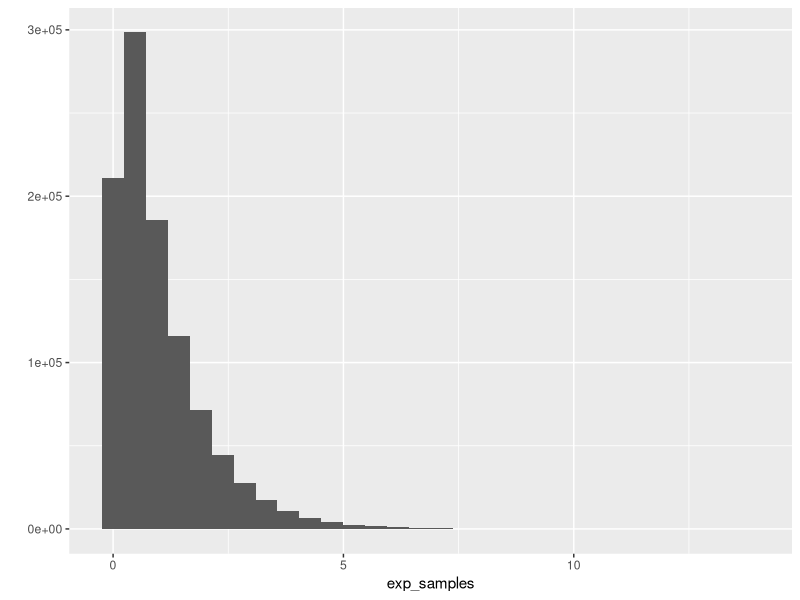

This chart was generated by the following R code: (Note: this script raises an error after producing the figure.)
#### importance sampling example


library(ggplot2)

# from this paper http://iopscience.iop.org/0143-0807/22/4/315/pdf/0143-0807_22_4_315.pdf



## first simulate 100000 draws from the exp distribution with rate 1

# how many random samples to generate
number_samples<-10e5

# 
random_numbers<-runif(number_samples)

# converts 0-1 variate to the corresponding quantile 
# in the exponetial distribution with rate = 1
# same functionality as qexp; written for transparency
quantile_function<-function(x){
  return(-log(1-x))
}

#
exp_samples<-quantile_function(random_numbers)

#hist(exp_samples, freq=F)
exp_hist<-qplot(exp_samples, geom="histogram")


## Compare this to the theoretical distribution 

xs<-seq(0,15,length.out=10e3)

## this is a simplified version of the (probably much faster) internal pexp
pdf_exp<-function(x){
  return(exp(-x))
} 

p_xs<-pdf_exp(xs)

points(xs, p_xs, type="l")


# consider we are interested in the rare event that our samples exceed threshold 
# T
# probability of this is the integral from p to infinity of the pdf
# or alternatively, the proportion of our random samples that are greater the T
Ts<-seq(1,8,1)

log_proportions<-lapply(Ts, function(T) {log(sum(exp_samples>T)/number_samples)})

plot(Ts, log_proportions)

# because as T increases we have fewer and fewer samples above T, we have larger
# errors in our numerical approximations of the integral.

# instead sample from g(x) (not p(x))  and then reweight these new values 
# according to the sample weight it should have in p

calculate_a<- function(Tee){
  a<- 0.5 * ( 1+Tee + sqrt(1+Tee**2))
  return(a)
}

g_pdf_creator<-function(Tee){
  a<-calculate_a(Tee)
  g_pdf<-function(x){
    p_x<- (1 / a) *  exp(-x/a)
    return(p_x)
  }
  return(g_pdf)
}

Tee<-8
g_pdf<-g_pdf_creator(Tee)


g_quantile_function_creator<-function(a){
  q_quantile_function<-function(x){
    return(-a*log(1-x))
  }
  return(q_quantile_function)
}

g_quantile_function<- g_quantile_function_creator(calculate_a(Tee))

hist(g_quantile_function(random_numbers), freq=F)
us<-seq(0,120,length.out=100)
points(us, g_pdf(us),type="l")


random_numbers<-runif(number_samples)
# sample from g instead
g_samples<- g_quantile_function(random_numbers)
# weight by the ratio of g to p
Iks<- pdf_exp(g_samples)/g_pdf(g_samples)
# include only those areas above the threshold
Iks<-Iks * (g_samples>Tee)

# average to get integral estimatew
sum(Iks)/number_samples
